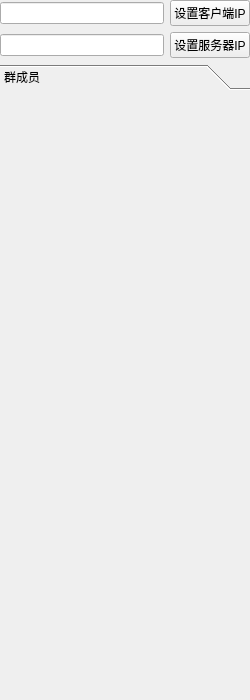
<?xml version="1.0" encoding="UTF-8"?>
<ui version="4.0">
 <class>DialogList</class>
 <widget class="QWidget" name="DialogList">
  <property name="geometry">
   <rect>
    <x>0</x>
    <y>0</y>
    <width>250</width>
    <height>700</height>
   </rect>
  </property>
  <property name="windowTitle">
   <string>Form</string>
  </property>
  <layout class="QVBoxLayout" name="verticalLayout_2">
   <property name="leftMargin">
    <number>0</number>
   </property>
   <property name="topMargin">
    <number>0</number>
   </property>
   <property name="rightMargin">
    <number>0</number>
   </property>
   <property name="bottomMargin">
    <number>0</number>
   </property>
   <item>
    <widget class="QWidget" name="widget_3" native="true">
     <layout class="QVBoxLayout" name="verticalLayout">
      <property name="leftMargin">
       <number>0</number>
      </property>
      <property name="topMargin">
       <number>0</number>
      </property>
      <property name="rightMargin">
       <number>0</number>
      </property>
      <property name="bottomMargin">
       <number>0</number>
      </property>
      <item>
       <widget class="QWidget" name="widget_2" native="true">
        <layout class="QHBoxLayout" name="horizontalLayout_2">
         <property name="leftMargin">
          <number>0</number>
         </property>
         <property name="topMargin">
          <number>0</number>
         </property>
         <property name="rightMargin">
          <number>0</number>
         </property>
         <property name="bottomMargin">
          <number>0</number>
         </property>
         <item>
          <widget class="QLineEdit" name="net_ip"/>
         </item>
         <item>
          <widget class="QPushButton" name="serverIP_2">
           <property name="text">
            <string>设置客户端IP</string>
           </property>
          </widget>
         </item>
        </layout>
       </widget>
      </item>
      <item>
       <widget class="QWidget" name="widget" native="true">
        <layout class="QHBoxLayout" name="horizontalLayout">
         <property name="leftMargin">
          <number>0</number>
         </property>
         <property name="topMargin">
          <number>0</number>
         </property>
         <property name="rightMargin">
          <number>0</number>
         </property>
         <property name="bottomMargin">
          <number>0</number>
         </property>
         <item>
          <widget class="QLineEdit" name="severip_text"/>
         </item>
         <item>
          <widget class="QPushButton" name="serverIP">
           <property name="text">
            <string>设置服务器IP</string>
           </property>
          </widget>
         </item>
        </layout>
       </widget>
      </item>
     </layout>
    </widget>
   </item>
   <item>
    <widget class="QToolBox" name="toolBox">
     <property name="currentIndex">
      <number>0</number>
     </property>
     <widget class="QWidget" name="page">
      <property name="geometry">
       <rect>
        <x>0</x>
        <y>0</y>
        <width>250</width>
        <height>616</height>
       </rect>
      </property>
      <property name="toolTipDuration">
       <number>-7</number>
      </property>
      <attribute name="label">
       <string>群成员</string>
      </attribute>
      <layout class="QVBoxLayout" name="vLayout"/>
     </widget>
    </widget>
   </item>
  </layout>
 </widget>
 <resources/>
 <connections/>
</ui>
